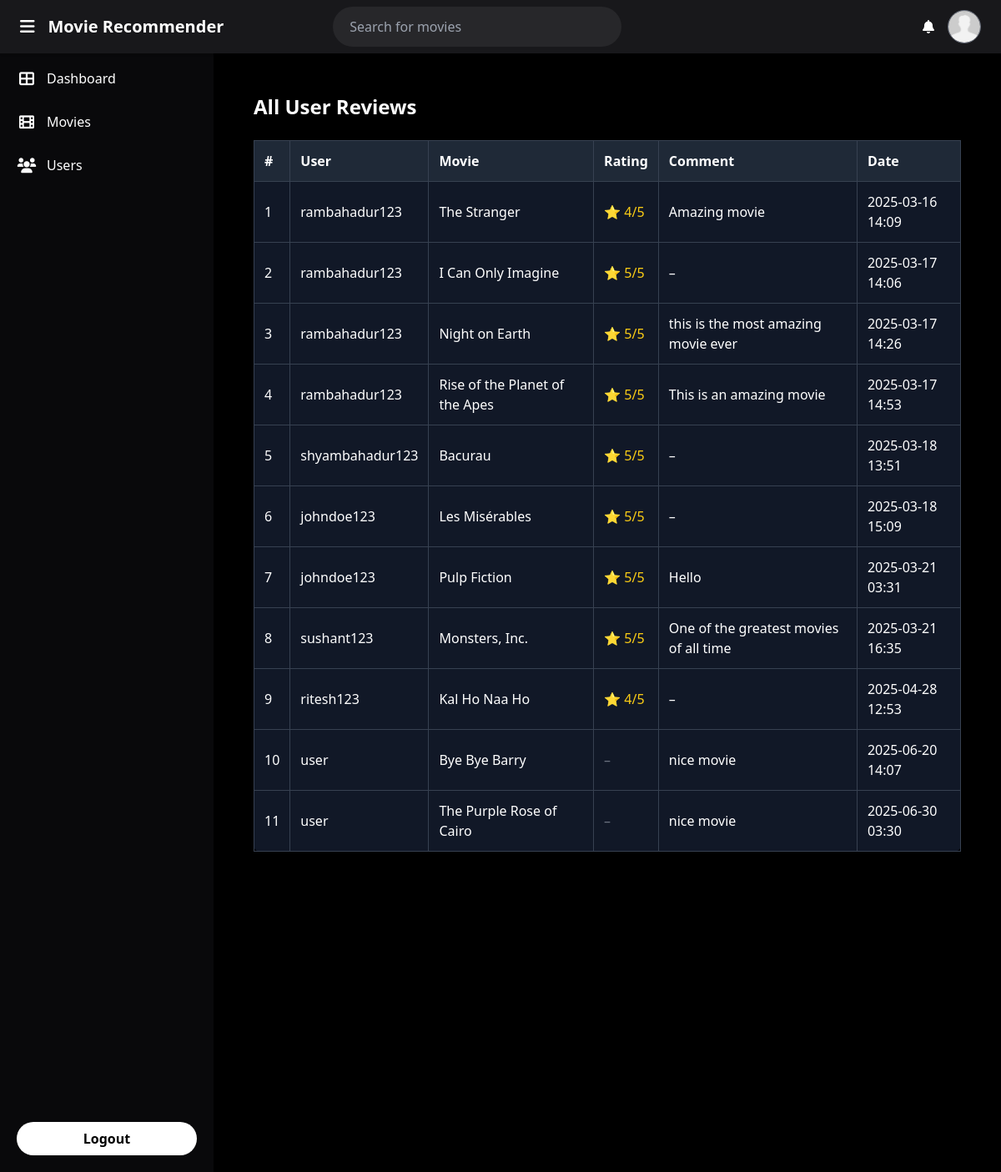
/admin-panel/reviews/ (signed in), run on the app's committed database.
### movies/models/movie_model.py (models this page shows, shortened)
class Review(models.Model):
    movie = models.ForeignKey(Movie, on_delete=models.CASCADE, related_name="reviews")
    user = models.ForeignKey(User, on_delete=models.CASCADE)
    rating = models.IntegerField(choices=[(i, i) for i in range(1, 6)], null=True, blank=True)
    comment = models.TextField()
    created_at = models.DateTimeField(auto_now_add=True)

class Movie(models.Model):
    title = models.CharField(max_length=255)
    year = models.IntegerField()
    genre = models.TextField()
    director = models.TextField()
    actors = models.TextField()
    plot = models.TextField()
    imdb_rating = models.FloatField()
    imdb_votes = models.CharField(max_length=50, blank=True, null=True)
    box_office = models.CharField(max_length=50, blank=True, null=True)
    poster_url = models.URLField(blank=True, null=True)

### movies/views/admin_view.py (the view)
    def wrapper(request, *args, **kwargs):
        if not request.session.get('admin_logged_in'):
            return redirect('admin_login')
        return view_func(request, *args, **kwargs)

### movies/views/admin_view.py (called while the page is built)
def admin_required(view_func):
    def wrapper(request, *args, **kwargs):
        if not request.session.get('admin_logged_in'):
            return redirect('admin_login')
        return view_func(request, *args, **kwargs)
    return wrapper

@admin_required
def manage_reviews(request):
    reviews = Review.objects.select_related("movie", "user").all()
    return render(request, "custom_admin/reviews.html", {"reviews": reviews})

### movies/templates/custom_admin/reviews.html
{% extends "custom_admin/base.html" %}
{% block content %}
<div class="px-6 py-6 bg-black min-h-screen">
    <h1 class="text-2xl font-bold text-white mb-6">All User Reviews</h1>
    {% if reviews %}
    <div class="overflow-x-auto">
        <table class="min-w-full table-auto border border-gray-700 bg-gray-900 text-white rounded-lg shadow">
            <thead class="bg-gray-800 text-white">
                <tr>
                    <th class="p-3 border border-gray-700 text-left">#</th>
                    <th class="p-3 border border-gray-700 text-left">User</th>
                    <th class="p-3 border border-gray-700 text-left">Movie</th>
                    <th class="p-3 border border-gray-700 text-left">Rating</th>
                    <th class="p-3 border border-gray-700 text-left">Comment</th>
                    <th class="p-3 border border-gray-700 text-left">Date</th>
                </tr>
            </thead>
            <tbody>
                {% for review in reviews %}
                <tr class="hover:bg-gray-800">
                    <td class="p-3 border border-gray-700">{{ forloop.counter }}</td>
                    <td class="p-3 border border-gray-700">{{ review.user.username }}</td>
                    <td class="p-3 border border-gray-700">{{ review.movie.title }}</td>
                    <td class="p-3 border border-gray-700">
                        {% if review.rating %}
                        <span class="text-yellow-400">⭐ {{ review.rating }}/5</span>
                        {% else %}
                        <span class="text-gray-500">–</span>
                        {% endif %}
                    </td>
                    <td class="p-3 border border-gray-700">{{ review.comment|default:"–" }}</td>
                    <td class="p-3 border border-gray-700">{{ review.created_at|date:"Y-m-d H:i" }}</td>
                </tr>
                {% endfor %}
            </tbody>
        </table>
    </div>
    {% else %}
    <p class="text-gray-400 mt-4">No reviews submitted yet.</p>
    {% endif %}
</div>
{% endblock %}

### data on the page
Review: user.username "rambahadur123", movie "The Stranger", rating "4", comment "Amazing movie", created_at "2025-03-16 14:09"
Review: user.username "rambahadur123", movie "I Can Only Imagine", rating "5", comment "–", created_at "2025-03-17 14:06"
Review: user.username "rambahadur123", movie "Night on Earth", rating "5", comment "this is the most amazing movie ever", created_at "2025-03-17 14:26"
Review: user.username "rambahadur123", movie "Rise of the Planet of the Apes", rating "5", comment "This is an amazing movie", created_at "2025-03-17 14:53"
Review: user.username "shyambahadur123", movie "Bacurau", rating "5", comment "–", created_at "2025-03-18 13:51"
Review: user.username "johndoe123", movie "Les Misérables", rating "5", comment "–", created_at "2025-03-18 15:09"
Review: user.username "johndoe123", movie "Pulp Fiction", rating "5", comment "Hello", created_at "2025-03-21 03:31"
Review: user.username "sushant123", movie "Monsters, Inc.", rating "5", comment "One of the greatest movies of all time", created_at "2025-03-21 16:35"
Review: user.username "ritesh123", movie "Kal Ho Naa Ho", rating "4", comment "–", created_at "2025-04-28 12:53"
Review: user.username "user", movie "Bye Bye Barry", comment "nice movie", created_at "2025-06-20 14:07"
Review: user.username "user", movie "The Purple Rose of Cairo", comment "nice movie", created_at "2025-06-30 03:30"
